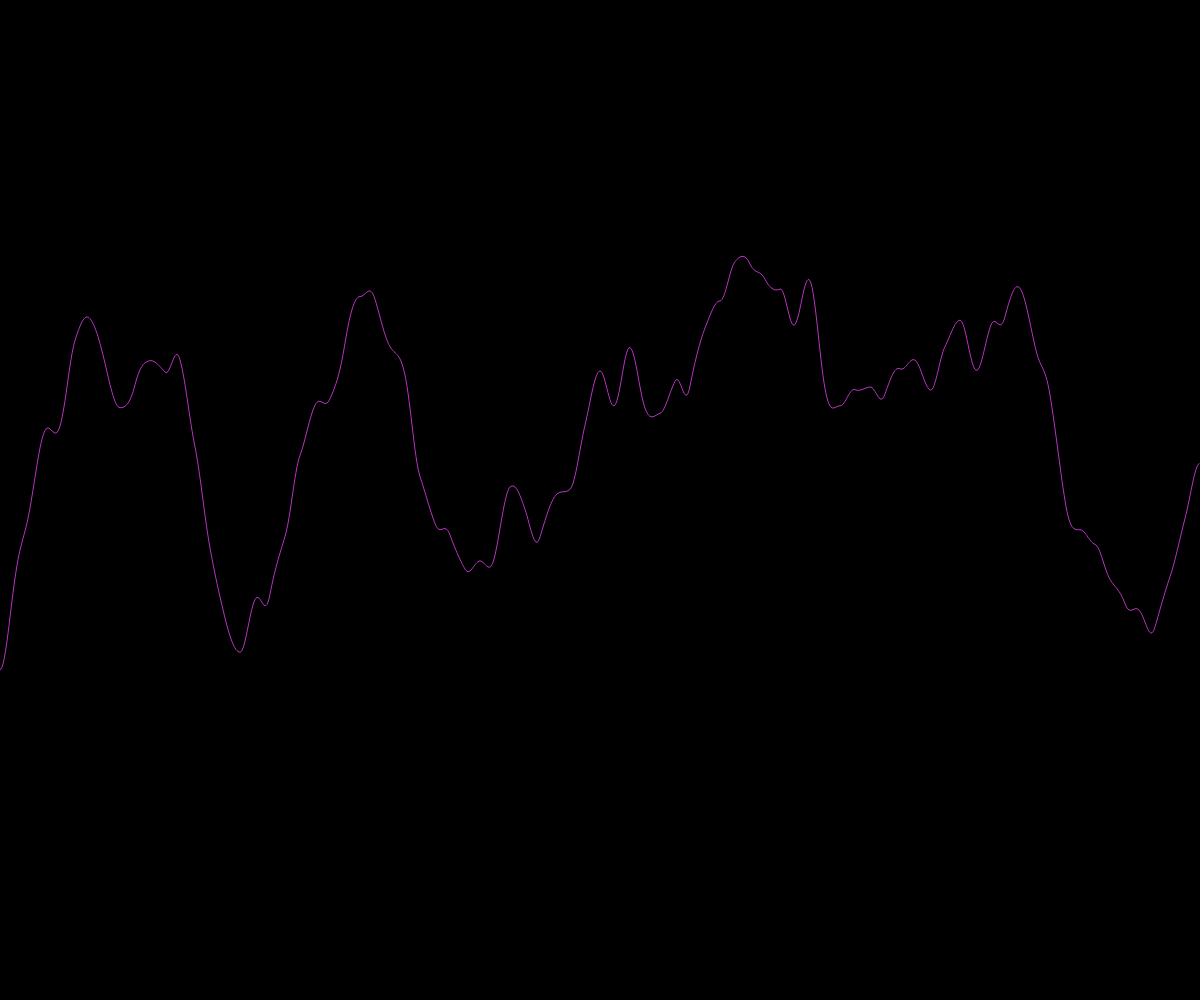
Frame 1 (no input)
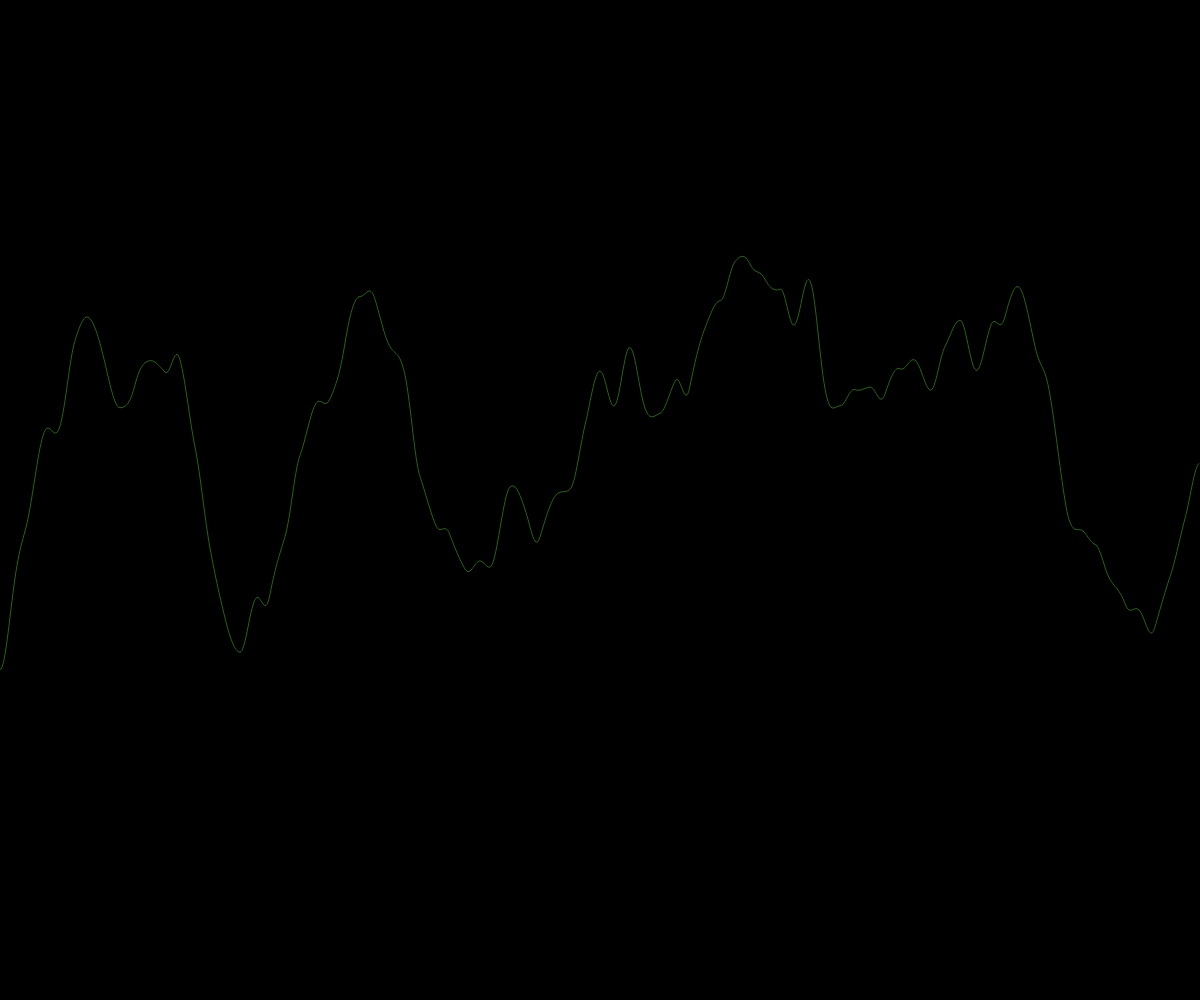
Frame 60 (no input)
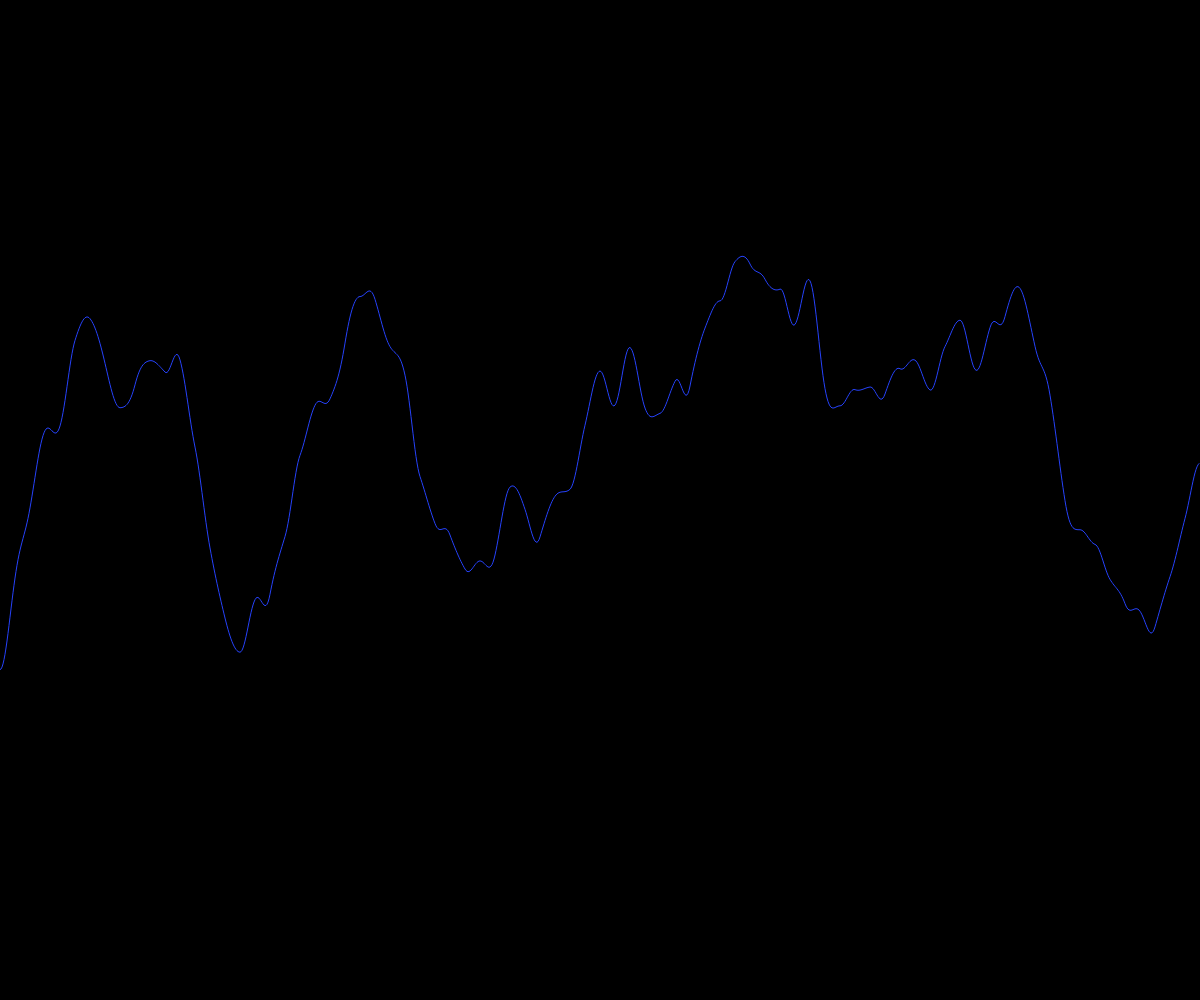
Frame 120 (the mouse pressed at the canvas centre since frame 60)

The p5.js sketch that drew these frames (run headless with seeded random() and noise() and a simulated clock; from frame 60 on, the mouse is pressed at the canvas centre):

// p5.js sketch
// ── sketch.js
function setup() {
    createCanvas(windowWidth, windowHeight);
  }
  
  function draw() {
    background(0);
    noFill();
    stroke(random(255), random(255), random(255));
  
    beginShape();
    for (var x = 0; x < width; x++) {
      var nx = map(x, 0, width, 0, 10);
      var y = height * noise(nx);
      vertex(x, y);
    }
    endShape();
  }
